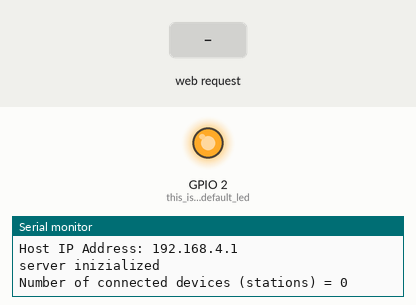
Bench run of a sketch on a simulated ESP8266 (NodeMCU). Parts: output pins drawn as LEDs (lit = HIGH), the last lines printed to the serial monitor. The test bench sets the inputs (shaded band).

Above: at 2.2 s.
2.3 s: HTTP request GET /LED=ON received
At 7.7 s:
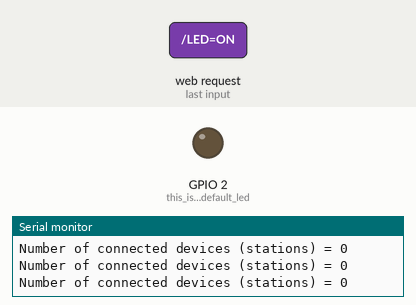
8.5 s: HTTP request GET /LED=OFF received
At 13.7 s:
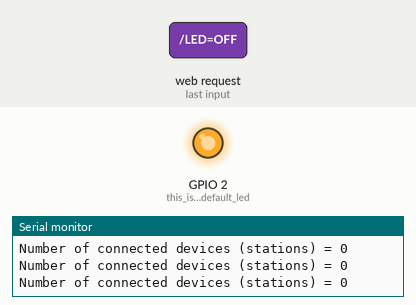
Timing chart, 0 to 15.2 s (numbered marks = the images above; inputs shaded):
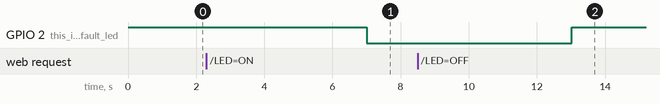

The sketch:

esp8266APled.ino
```cpp
/*
 * 2022 - 04 -03
 * Andrea --> https://github.com/andrebranz/esp8266APled
 */
/**
   1 - create an Access Point whit ESP8266 module
   2 - create and begin the server
   3 - configure the HTTP page to control the led
*/

// Read the readMe to find all Libraries you need
#include <ESP8266WiFi.h>


const char* ssid = "ESP8266";          //SSID (name) of the access Point
const char* password = "ESP8266Test";  //PASSWORD to connect to the access point
WiFiServer server(80);                 //create the istance of the server (port 80)

String request = "";                   // this String will memorize the page that, from HHTP page, we send the reques
int state;                             // this istance will memorize the state of the BuiltIn led

void setup() {
  pinMode(LED_BUILTIN, OUTPUT);        // this is the default led, integredet on our ESP8266 module
  digitalWrite(LED_BUILTIN, HIGH);      // set default status
  delay(1000);
  Serial.begin(115200);                 // serial port of ESP8266 module comunicate on 115200 baud
  Serial.println();
  Serial.println();
  Serial.print("Crating the access point . . .");

  /*
     The next line is propbably the most important of our code.
     Whit this Function of WiFi libraries, we are creating our AP
     .softAP() retunr a boolean value, true if the access point is been created correctly else return false

     !! if we want a open AP, we cannot pass the password:
        example -->   boolean valueAP = WiFi.softAP(ssid);
  */
  boolean valueAP = WiFi.softAP(ssid, password);

  if (valueAP == true) { // if the Access Point is been created successfully

    IPAddress apIP = WiFi.softAPIP(); // get our IP
    Serial.println("Success!");
    Serial.println("");
    Serial.print("WiFi network name: ");
    Serial.println(ssid);
    Serial.print("WiFi network password: ");
    Serial.println(password);
    Serial.print("Host IP Address: ");
    Serial.println(apIP);
    Serial.println("");
    /*
       The next line begin the server (at the port 80), now we are using WiFiServer libraries
    */
    server.begin();
    Serial.println("server inizialized");
  }

  else {
    Serial.println("error! try to reload the program...");
  }

}

void loop() {
  WiFiClient client = server.available(); // set avaiable our server, whit begin  function we are only creating a server, but we are not leaving it available

  Serial.printf("Number of connected devices (stations) = %d\n", WiFi.softAPgetStationNum()); // optional thing, print the number of devices connected to Acess Point
  delay(3000);

  if (!client) { // client memorize the WiFiClint object, if there are not a client
    return; //restart the loop
  }
  /*
     The first line of the request is the on that contain the command that we want to execute
  */
  request = client.readStringUntil('\r'); // continue to read the WiFiClient request until find "/r! subString


  if (request.indexOf("/LED=ON") != -1)  { // if the subString "/LED=ON" are not at the position -1 (error of the request)
    digitalWrite(LED_BUILTIN, LOW); // set LOW the led
    state = LOW; // memorize the value of the led
  }
  if (request.indexOf("/LED=OFF") != -1)  { // if the subString "/LED=OFF" are not at the position -1 (error of the request)
    digitalWrite(LED_BUILTIN, HIGH); // set HIGH the led
    state = HIGH; //memorize the value of the led
  }
  // Reply to the request arrived at the server
  client.println("HTTP/1.1 200 OK");
  client.println("Content-Type: text/html");
  client.println(""); //  !! this blank line is very important, after that we can write the HTML code

  /*
   * The following code is written in HTML language
   * To learn the basics of html you can use: https://www.w3schools.com/html/default.asp
   */
  client.println("<!DOCTYPE HTML>");
  client.println("<html>");
  client.println("<head><meta name=\"viewport\" content=\"width=device-width, initial-scale=2\">");
  client.println("<link rel=\"icon\" href=\"data:,\">");

  client.println("<style>html { font-family: Helvetica; display: inline-block; margin: 0px auto; text-align: center;}");
  client.println(".button { background-color: green; border-radius: 20px; color: white; padding: 32px 16px;");
  client.println("text-decoration: none; font-size: 40px; margin: 20px; cursor: pointer;}</style></head>");


  client.println("<body><h1>ESP8266 Access Point Andreabranz</h1>");
  client.print("<h2>STATE OF THE LED: </h2>");
  /*
   * This isn't a mistake, the builtIn led works differently
   * When we say "stay high" it will be turned off
   * When we say "stay low" it will be turned on
   */
  if (state == HIGH) { // if the value (the request) is HIGH
    client.print("<h3>OFF</h3>"); // print OFF
  } else {
    client.print("<h3>ON</h3>"); // print ON
  }
  client.println("<br><br>");
  client.println("<a href=\"/LED=ON\"\"><button class=\"button\">TURN ON </button></a>"); // this is a button ("TURN ON")
  client.println("<a href=\"/LED=OFF\"\"><button class=\"button\">TUNR OFF </button></a><br />"); // this is the second button ("TURN OFF")
  client.println("</html>"); // close HTML file

  delay(5); // wait 5ms, necessary to avoid possible loading errors

  // her the client will be disconnected, so the client variable has no value here

} // end of loop
```

Measured:
- after the input at 2.3 s, GPIO 2 (this_is_the_default_led): HIGH → LOW after 4.7 s
- after the input at 8.5 s, GPIO 2 (this_is_the_default_led): LOW → HIGH after 4.5 s
